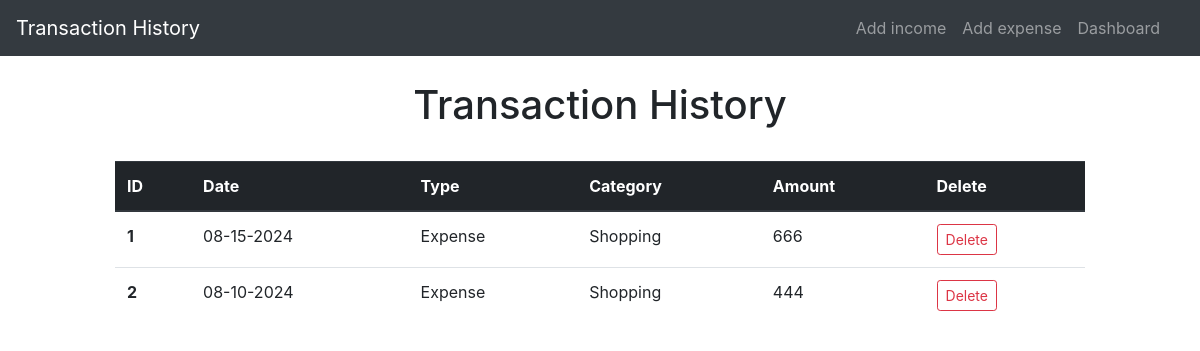
Before: / with the older database file.
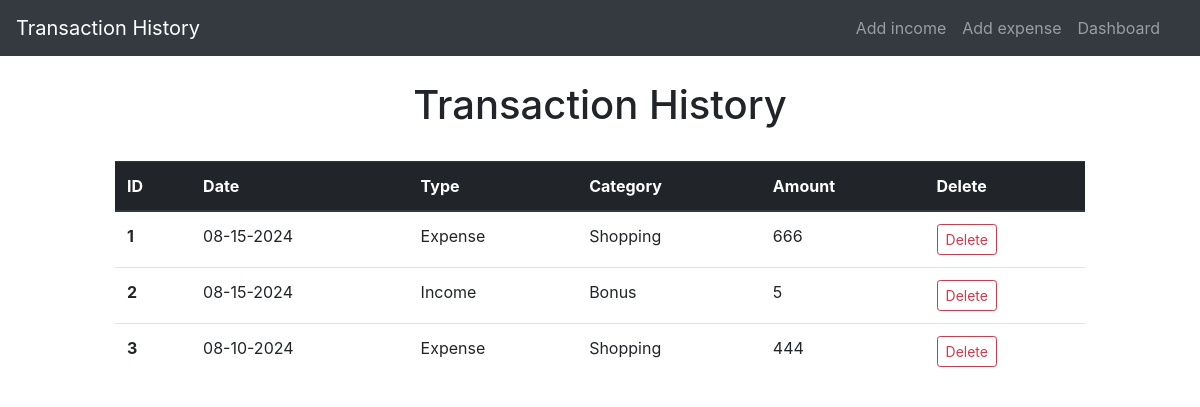
After: the same page with the newer database file.
### application/models.py (models this page shows, shortened)
class add_expenses(db.Model):
    id = db.Column(db.Integer, primary_key=True)
    amount = db.Column(db.Integer, nullable=False)
    category = db.Column(db.String(30),nullable=False)
    date = db.Column(db.DateTime, nullable=False)
    type = db.Column(db.String(30), nullable=False, default= 'Expense')

class add_incomes(db.Model):
    id = db.Column(db.Integer, primary_key=True)
    amount = db.Column(db.Integer, nullable=False)
    category = db.Column(db.String(30),nullable=False)
    date = db.Column(db.DateTime, nullable=False)
    type = db.Column(db.String(30), nullable=False, default= 'Income')

### application/routes.py (the view)
@app.route('/')
def index():
    expenses = add_expenses.query.order_by(add_expenses.date.desc()).all()
    incomes = add_incomes.query.order_by(add_incomes.date.desc()).all()
    entries = []
    for expense in expenses:
        entries.append({
            'id': expense.id,
            'date': expense.date,
            'type': 'Expense',
            'category': expense.category,  # Assuming a category field exists
            'amount': expense.amount
        })
    for income in incomes:
        entries.append({
            'id': income.id,
            'date': income.date,
            'type': 'Income',
            'category': income.category,  # Assuming the source acts as a category
            'amount': income.amount
        })
    entries.sort(key=lambda x: x['date'], reverse=True)
    return render_template('index.html', title="index", entries=entries)

### application/templates/index.html
{% extends 'layout.html' %}
{% block content %}
    <div class="col-sm-10 ml-auto mr-auto ">
       <center>
        <H1>Transaction History</H1>
       </center>
       <br>
        <table class="table">
            <thead class="thead-dark">
                <tr>
                    <th scope="col">ID</th>
                    <th scope="col">Date</th>
                    <th scope="col">Type</th>
                    <th scope="col">Category</th>
                    <th scope="col">Amount</th>
                    <th scope="col">Delete</th>
                </tr>
            </thead>
            <tbody>
                {% for entry in entries %}
                        <tr>
                            <th scope="row">{{loop.index}}</th>
                            <td>{{entry.date.strftime("%m-%d-%Y")}}</td>
                            <td>{{entry.type}}</td>
                            <td>{{ entry.category }}</td>
                            <td>{{ entry.amount }}</td>
                            <td><a href="{{ url_for('delete', entry_id = entry.id) }}" class="btn btn-outline-danger btn-sm">Delete</a></td>
                        </tr>
                {% endfor %}
        </tbody>
        </table>
    </div>
{% endblock %}

### application/templates/layout.html (shortened to what this page needs)
<!DOCTYPE html>
<html lang="en">
<head>
    {% if not block_link %}
    <link rel="stylesheet"
        href="https://maxcdn.bootstrapcdn.com/bootstrap/4.0.0/css/bootstrap.min.css"
>
    {% endif %}
</head>
<body>
    <div class="container-fluid">
        <div class="row">
            <div class="col-md-12 p-0">
                <header class="mb-4">
                    <nav class="navbar navbar-expand-lg navbar-dark bg-dark">
                        <a class="navbar-brand" href="{{ url_for('index') }}">Transaction History</a>
                        <div class="collapse navbar-collapse" id="navbarNavAltMarkup">
                            <div class="navbar-nav ml-auto mr-3">
                                <a class="nav-item nav-link" href="{{ url_for('add_income') }}">Add income</a>
                                <a class="nav-item nav-link" href="{{ url_for('add_expense') }}">Add expense</a>
                                <a class="nav-item nav-link" href="{{ url_for('piechart') }}">Dashboard</a>
                            </div>
                        </div>
                    </nav>
                </header>
            </div>
        </div>
        <div class="row justify-content-center">
            <div class="col-md-10"></div>
                {% block content %}{% endblock %}
            </div>
        </div>
</body>
</html>

Changed rows visible on the page:
added add_incomes: date "08-15-2024", type "Income", category "Bonus", amount "5"
